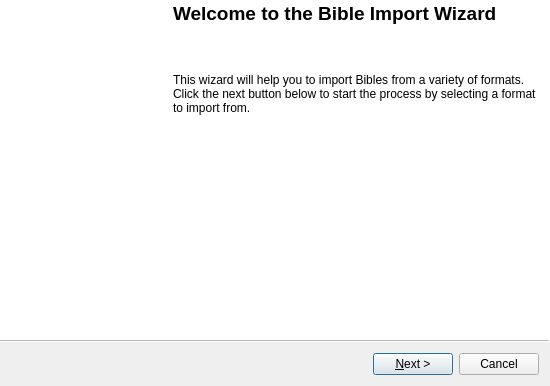
<?xml version="1.0" encoding="UTF-8"?>
<ui version="4.0">
 <class>SongImportWizard</class>
 <widget class="QWizard" name="SongImportWizard">
  <property name="geometry">
   <rect>
    <x>0</x>
    <y>0</y>
    <width>550</width>
    <height>386</height>
   </rect>
  </property>
  <property name="minimumSize">
   <size>
    <width>166</width>
    <height>386</height>
   </size>
  </property>
  <property name="windowTitle">
   <string>Song Import Wizard</string>
  </property>
  <property name="modal">
   <bool>true</bool>
  </property>
  <property name="wizardStyle">
   <enum>QWizard::ModernStyle</enum>
  </property>
  <property name="options">
   <set>QWizard::NoBackButtonOnLastPage|QWizard::NoBackButtonOnStartPage</set>
  </property>
  <widget class="QWizardPage" name="WelcomePage">
   <layout class="QHBoxLayout" name="WelcomeLayout">
    <property name="spacing">
     <number>8</number>
    </property>
    <property name="margin">
     <number>0</number>
    </property>
    <item>
     <widget class="QLabel" name="ImportSongImage">
      <property name="minimumSize">
       <size>
        <width>163</width>
        <height>0</height>
       </size>
      </property>
      <property name="maximumSize">
       <size>
        <width>163</width>
        <height>16777215</height>
       </size>
      </property>
      <property name="text">
       <string/>
      </property>
      <property name="pixmap">
       <pixmap resource="../images/openlp-2.qrc">:/wizards/wizard_importsong.bmp</pixmap>
      </property>
     </widget>
    </item>
    <item>
     <layout class="QVBoxLayout" name="WelcomeTextLayout">
      <property name="spacing">
       <number>8</number>
      </property>
      <item>
       <widget class="QLabel" name="TitleLabel">
        <property name="text">
         <string>&lt;!DOCTYPE HTML PUBLIC &quot;-//W3C//DTD HTML 4.0//EN&quot; &quot;http://www.w3.org/TR/REC-html40/strict.dtd&quot;&gt;
&lt;html&gt;&lt;head&gt;&lt;meta name=&quot;qrichtext&quot; content=&quot;1&quot; /&gt;&lt;style type=&quot;text/css&quot;&gt;
p, li { white-space: pre-wrap; }
&lt;/style&gt;&lt;/head&gt;&lt;body &gt;
&lt;p style=&quot; margin-top:0px; margin-bottom:0px; margin-left:0px; margin-right:0px; -qt-block-indent:0; text-indent:0px;&quot;&gt;&lt;span style=&quot; font-size:14pt; font-weight:600;&quot;&gt;Welcome to the Bible Import Wizard&lt;/span&gt;&lt;/p&gt;&lt;/body&gt;&lt;/html&gt;</string>
        </property>
       </widget>
      </item>
      <item>
       <spacer name="WelcomeTopSpacer">
        <property name="orientation">
         <enum>Qt::Vertical</enum>
        </property>
        <property name="sizeType">
         <enum>QSizePolicy::Fixed</enum>
        </property>
        <property name="sizeHint" stdset="0">
         <size>
          <width>20</width>
          <height>40</height>
         </size>
        </property>
       </spacer>
      </item>
      <item>
       <widget class="QLabel" name="InformationLabel">
        <property name="text">
         <string>This wizard will help you to import Bibles from a variety of formats. Click the next button below to start the process by selecting a format to import from.</string>
        </property>
        <property name="wordWrap">
         <bool>true</bool>
        </property>
        <property name="margin">
         <number>10</number>
        </property>
       </widget>
      </item>
      <item>
       <spacer name="WelcomeBottomSpacer">
        <property name="orientation">
         <enum>Qt::Vertical</enum>
        </property>
        <property name="sizeHint" stdset="0">
         <size>
          <width>20</width>
          <height>40</height>
         </size>
        </property>
       </spacer>
      </item>
     </layout>
    </item>
   </layout>
  </widget>
  <widget class="QWizardPage" name="SourcePage">
   <property name="title">
    <string>Select Import Source</string>
   </property>
   <property name="subTitle">
    <string>Select the import format, and where to import from.</string>
   </property>
   <layout class="QVBoxLayout" name="SourceLayout">
    <property name="spacing">
     <number>8</number>
    </property>
    <property name="margin">
     <number>20</number>
    </property>
    <item>
     <layout class="QHBoxLayout" name="horizontalLayout">
      <item>
       <widget class="QLabel" name="FormatLabel">
        <property name="text">
         <string>Format:</string>
        </property>
       </widget>
      </item>
      <item>
       <widget class="QComboBox" name="comboBox"/>
      </item>
      <item>
       <spacer name="horizontalSpacer">
        <property name="orientation">
         <enum>Qt::Horizontal</enum>
        </property>
        <property name="sizeHint" stdset="0">
         <size>
          <width>40</width>
          <height>20</height>
         </size>
        </property>
       </spacer>
      </item>
     </layout>
    </item>
    <item>
     <widget class="QStackedWidget" name="stackedWidget">
      <widget class="QWidget" name="page"/>
      <widget class="QWidget" name="page_2"/>
     </widget>
    </item>
   </layout>
  </widget>
 </widget>
 <resources>
  <include location="../images/openlp-2.qrc"/>
 </resources>
 <connections/>
</ui>
